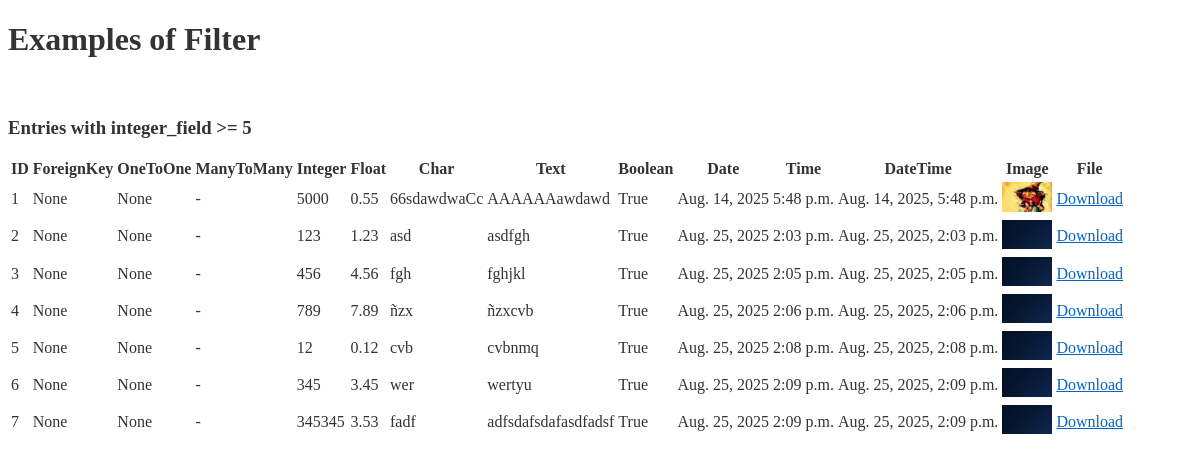
The app's page /filter_example with its own data.
### rest/models.py (models this page shows, shortened)
class Table1(models.Model):
    foreign_key = models.ForeignKey(Table2, on_delete=models.CASCADE, related_name='table1_foreign', null=True, blank=True)
    one_to_one = models.OneToOneField(Table2, on_delete=models.CASCADE, related_name='table1_one', null=True, blank=True)
    many_to_many = models.ManyToManyField(Table3, related_name='table1_many', blank=True)
    integer_field = models.IntegerField(null=True, blank=True)      # Integer value (optional)
    float_field = models.FloatField(null=True, blank=True)          # Floating point number
    char_field = models.CharField(max_length=15)                    # Short text with max length
    text_field= models.TextField(blank=True)                        # Long text (optional)
    boolean_field = models.BooleanField(default=False)              # True or False
    date_field = models.DateField(null=True, blank=True)           # Date only
    time_field = models.TimeField(null=True, blank=True)           # Time only
    datetime_field = models.DateTimeField(null=True, blank=True)   # Full date and time
    image_field = models.ImageField(upload_to='images/', null=True, blank=True)  # For image files
    file_field = models.FileField(upload_to='files/', null=True, blank=True)     # For general files

### rest/views.py (the view)
# urls.py: path('filter_example', views.filter_example, name='filter_example'),
def filter_example(request):
    filtered_data = Table1.objects.filter(integer_field__gte=5)  # Example filter
    filtered_data_1 = Table1.objects.filter(integer_field=1)
    return render(request, 'queries.html', {
        'type': 'Filter',
        'query1_name': 'Entries with integer_field >= 5',
        'query2_name': 'Entries with integer_field = 1',
        'query1': filtered_data,
        'query2': filtered_data_1
    })

### json_app/context_processors.py (called while the page is built)
def dark_mode_context(request):
    return {'dark_mode': request.session.get('dark_mode', False)}

### rest/templates/queries.html (shortened to what this page needs)
{% extends "base.html" %}
{% block body %}
<h1>Examples of {{ type }}</h1>
<br>
<h3>{{ query1_name }}</h3>
<table>
    <thead>
        <tr>
            <th>ID</th>
            <th>ForeignKey</th>
            <th>OneToOne</th>
            <th>ManyToMany</th>
            <th>Integer</th>
            <th>Float</th>
            <th>Char</th>
            <th>Text</th>
            <th>Boolean</th>
            <th>Date</th>
            <th>Time</th>
            <th>DateTime</th>
            <th>Image</th>
            <th>File</th>
        </tr>
    </thead>
    <tbody>
        {% for entry in query1 %}
         <tr>
            <td>{{ entry.id }}</td>
            <td>{{ entry.foreign_key }}</td>
            <td>{{ entry.one_to_one }}</td>
            <td>
                {% for m in entry.many_to_many.all %}
                    {{ m.email_field }}{% if not forloop.last %}, {% endif %}
                {% empty %}
                    -
                {% endfor %}
            </td>
            <td>{{ entry.integer_field }}</td>
            <td>{{ entry.float_field }}</td>
            <td>{{ entry.char_field }}</td>
            <td>{{ entry.text_field|default:"-" }}</td>
            <td>{{ entry.boolean_field }}</td>
            <td>{{ entry.date_field }}</td>
            <td>{{ entry.time_field }}</td>
            <td>{{ entry.datetime_field }}</td>
            <td>
                {% if entry.image_field %}
                    <img src="{{ entry.image_field.url }}" alt="img" width="50">
                {% else %}
                    -
                {% endif %}
            </td>
            <td>
                {% if entry.file_field %}
                    <a href="{{ entry.file_field.url }}">Download</a>
                {% else %}
                    -
                {% endif %}
            </td>
        </tr>
        {% empty %}
        <tr><td colspan="6">Table1 is empty</td></tr>
        {% endfor %}
    </tbody>
</table>
<br>
{% endblock %}

### json_app/static/css/dark_mode.css (style rules this page uses)
:root { --bg-color: #ffffff; --text-color: #333333; --nav-bg: #f8f9fa; --link-color: #0066cc; --table-header-bg: #f8f9fa; --table-border: #dee2e6; }
body { background-color: var(--bg-color); color: var(--text-color); transition: background-color 0.3s ease, color 0.3s ease; }
a { color: var(--link-color); }

### records on screen
Table1: id "1", foreign_key "None", one_to_one "None", integer_field "5000", float_field "0.55", char_field "66sdawdwaCc", text_field "AAAAAAawdawd", boolean_field "True", date_field "Aug. 14, 2025", time_field "5:48 p.m.", datetime_field "Aug. 14, 2025, 5:48 p.m.", image_field (picture)
Table1: id "2", foreign_key "None", one_to_one "None", integer_field "123", float_field "1.23", char_field "asd", text_field "asdfgh", boolean_field "True", date_field "Aug. 25, 2025", time_field "2:03 p.m.", datetime_field "Aug. 25, 2025, 2:03 p.m.", image_field (picture)
Table1: id "3", foreign_key "None", one_to_one "None", integer_field "456", float_field "4.56", char_field "fgh", text_field "fghjkl", boolean_field "True", date_field "Aug. 25, 2025", time_field "2:05 p.m.", datetime_field "Aug. 25, 2025, 2:05 p.m.", image_field (picture)
Table1: id "4", foreign_key "None", one_to_one "None", integer_field "789", float_field "7.89", char_field "ñzx", text_field "ñzxcvb", boolean_field "True", date_field "Aug. 25, 2025", time_field "2:06 p.m.", datetime_field "Aug. 25, 2025, 2:06 p.m.", image_field (picture)
Table1: id "5", foreign_key "None", one_to_one "None", integer_field "12", float_field "0.12", char_field "cvb", text_field "cvbnmq", boolean_field "True", date_field "Aug. 25, 2025", time_field "2:08 p.m.", datetime_field "Aug. 25, 2025, 2:08 p.m.", image_field (picture)
Table1: id "6", foreign_key "None", one_to_one "None", integer_field "345", float_field "3.45", char_field "wer", text_field "wertyu", boolean_field "True", date_field "Aug. 25, 2025", time_field "2:09 p.m.", datetime_field "Aug. 25, 2025, 2:09 p.m.", image_field (picture)
Table1: id "7", foreign_key "None", one_to_one "None", integer_field "345345", float_field "3.53", char_field "fadf", text_field "adfsdafsdafasdfadsf", boolean_field "True", date_field "Aug. 25, 2025", time_field "2:09 p.m.", datetime_field "Aug. 25, 2025, 2:09 p.m.", image_field (picture)

### other values on screen
{{ type }} "Filter"
{{ query1_name }} "Entries with integer_field >= 5"
